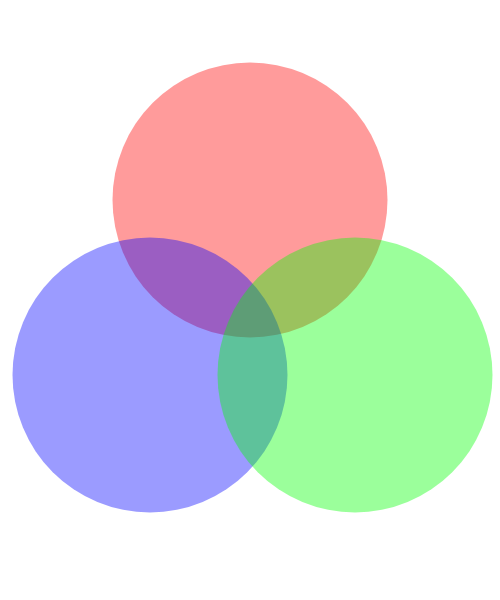
Frame 1 (no input)
Frame 60 (no input): identical to frame 1, image omitted
Frame 120 (the mouse pressed at the canvas centre since frame 60): identical to frame 1, image omitted

The p5.js sketch that drew this single still picture (run headless with seeded random() and noise() and a simulated clock; from frame 60 on, the mouse is pressed at the canvas centre):

// p5.js sketch
// ── sketch.js
//Antoine Sfeir
//CSC2463
//example2
  function setup() {
    createCanvas(500, 600);
    background('white');
  }
  
  function draw() {
    background(255);
    noStroke();

    //red
    fill(255, 0, 0, 100);
    ellipse(width/2, 200, 275, 275);
    //blue
    fill(0, 0, 255, 100);
    ellipse(150, 375, 275, 275);
    //green
    fill(0, 255, 0, 100);
    ellipse(355, 375, 275, 275);
    
    
    
  }
